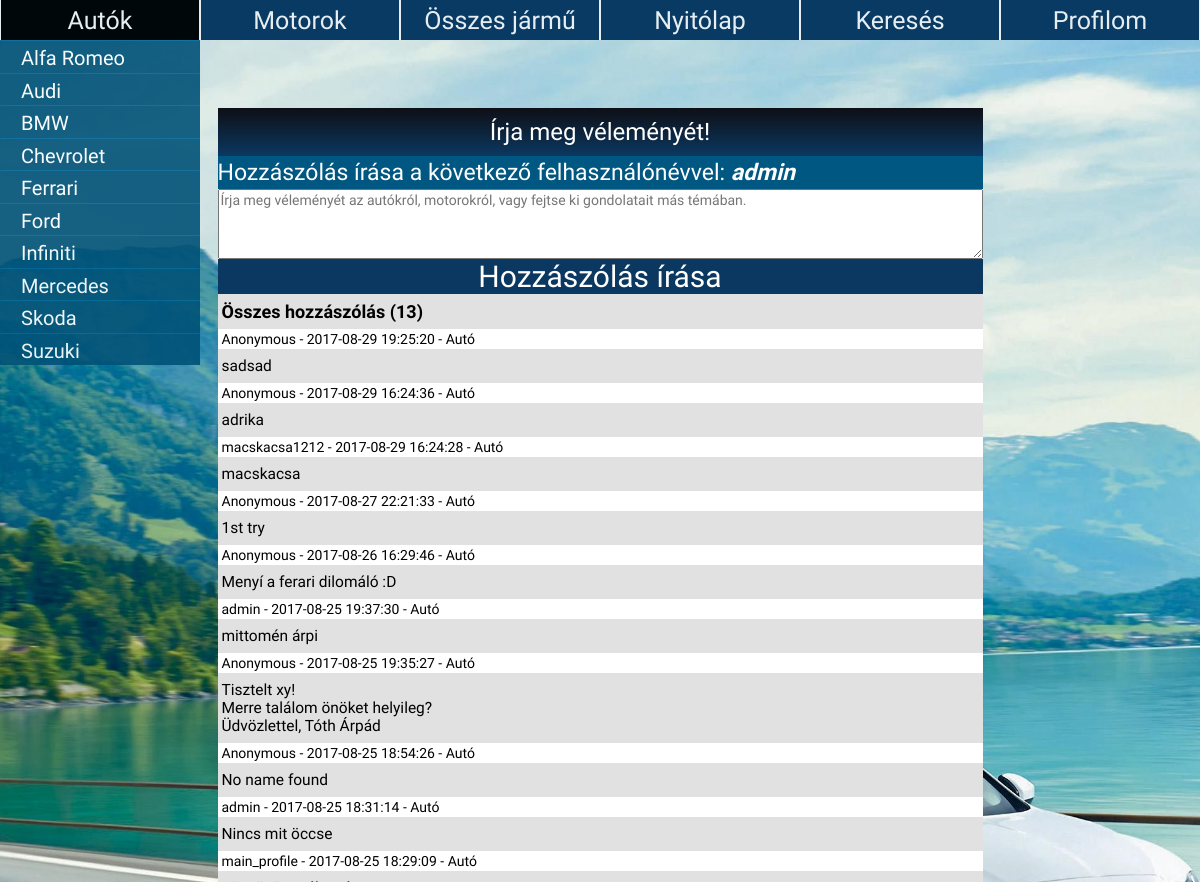
Before: /hozzaszolasok.php (signed in, upper part) with the older database file.
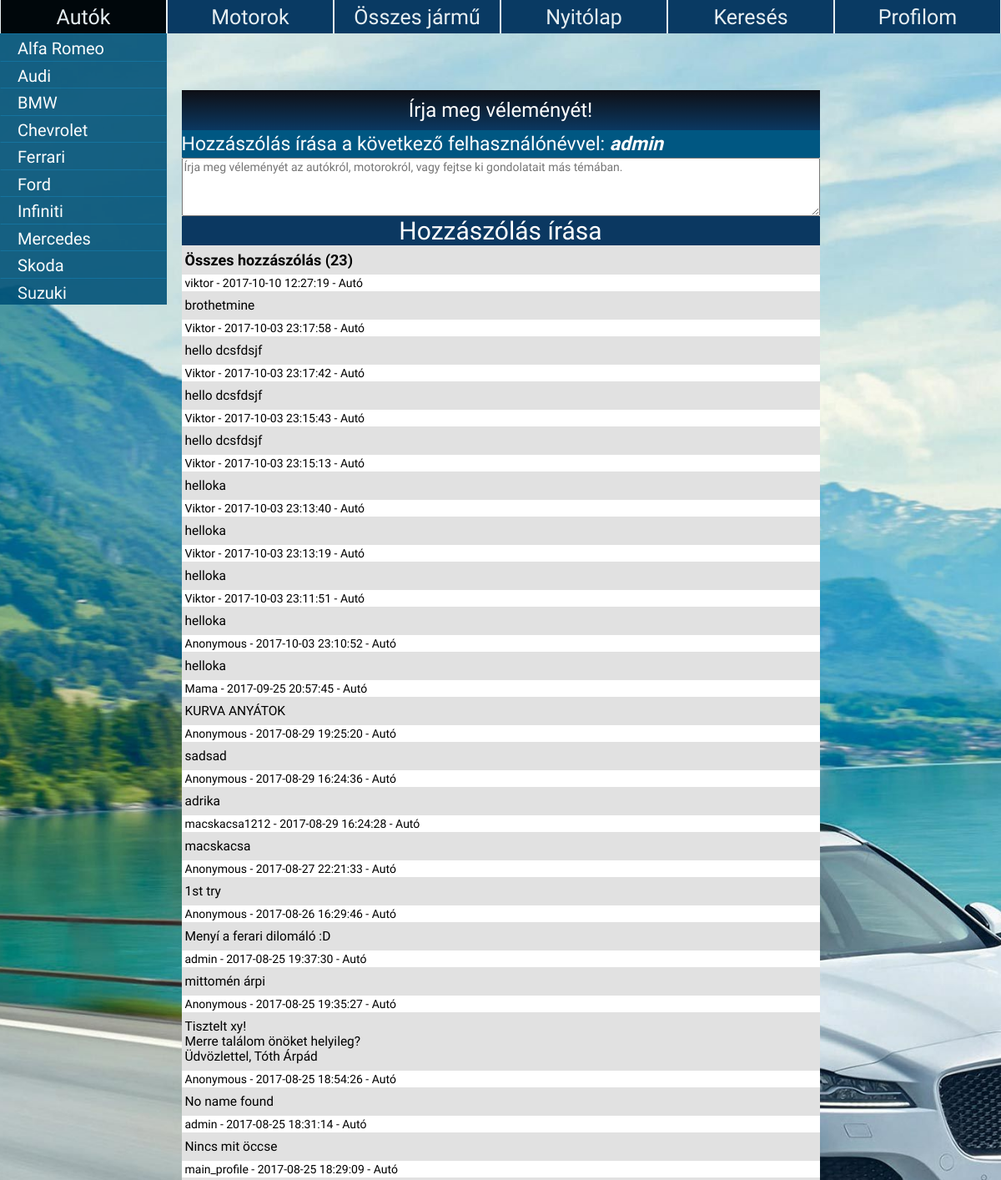
After: the same page with the newer database file.
### tables this page shows
CREATE TABLE `automarka` (
  `id` varchar(60) NOT NULL
);

CREATE TABLE `belepes` (
  `felhasznalo_nev` varchar(30) NOT NULL,
  `jelszo` varchar(100) NOT NULL
);

CREATE TABLE `hozzaszolasok` (
  `id` int(10) NOT NULL,
  `felhasznalo_nev` varchar(60) NOT NULL,
  `hozzaszolas` varchar(10000) NOT NULL,
  `kategoria` varchar(100) NOT NULL,
  `datum` datetime DEFAULT NULL
);

### connection.php (called while the page is built, shortened)
<?php
		$conn = mysqli_connect("localhost", "root", "");
		mysqli_query($conn, 'SET NAMES UTF-8');
		mysqli_query($conn, 'SET character_set_results=utf8');
		mysqli_set_charset($conn, 'utf8');
		$user_check=$_SESSION['login_user'];
		$ses_sql=mysqli_query($conn, "select felhasznalo_nev from belepes where felhasznalo_nev='$user_check'");
		$row = mysqli_fetch_assoc($ses_sql);
		$login_session = $row['felhasznalo_nev'];
?>

### controller.php (called while the page is built, shortened)
<?php
class Controller{
	public function ListCars() {
		include('connection.php');
		$result = mysqli_query( $conn,"SELECT automarka.id from automarka order by automarka.id ASC;");
		return $result;
	}
	public function ListMotors() {
		include('connection.php');
		$result = mysqli_query( $conn,"SELECT motormarka.id from motormarka order by motormarka.id ASC;");
		return $result;
	}
}
?>

### hozzaszolasok.php (the view, shortened to what this page needs)
<?php
	include('connection.php');
	include('controller.php');
?>
<html>
		<link rel = "stylesheet" href = "style.css"/>
	<head>
	</head>
		<body id = "bgStyle">
				<div id = "container">
				<ul id = "menu">
					<li>
						<a href="autok_osszes.php">Autók</a>
						<div>
							<?php
								$AllCars = new Cars();
								$AllCars->ListCars();
								$listCars = $AllCars->ListCars();
								while($getCars = mysqli_fetch_assoc($listCars)){
										echo '<form method = "GET" action = "autok.php" enctype = "multipart/form-data" name = "click_on_car">
											<input type = "submit" value = "'.$getCars['id'].'" name = "click_on_car" />
										</form>';
								}
							?>
						</div>
					</li>
					<li>
						<a href="motorok_osszes.php">Motorok</a>
							<?php
								$listMotors = $AllCars->ListMotors();
							?>
					</li>
					<li>
						<a href="hozzaszolasok.php">Összes jármű</a>
					</li>
					<li><a href="fooldal.php">Nyitólap</a><div align = "center"><a href = "hozzaszolasok.php">Hozzászólások</a></div></li>
					<li><a href="kereses.php">Keresés</a></li>
					<li>
						<a href="felhasznalo_profil.php">Profilom</a>
				</ul>
			</div>
				<div align = "center">
					<table align = "center" width = "50%" id = "cars" id = "tableborders2"cellpadding = "0" cellspacing = "0" style = "border-style: solid; border-width: 0px;
						margin: 0 0px 0 0 ;border-color: #000;background: #E1E1E1; font-family: Electrolize; color: #ffffff; font-size: 14px; border-radius: 0 0" >
						<form method = "get" action = "hozzaszolasok.php" enctype = "multipart/form-data" name = "comment">
						<tr>
							<td style = "background: linear-gradient(#0E0F15, #0B3861);font-size: 24px; font-family: Electrolize;
							text-align: center; padding: 10 0 10 0">Írja meg véleményét!</td>
						</tr>
						<tr>
							<td height = "33px" id = "styleofwords11" style = "padding:0;">Hozzászólás írása a következő felhasználónévvel: <?php echo "<b><i>".$login_session."</i></b>"; ?></td>
						</tr>
						<tr>
							<td><textarea cols = "93" rows = "4" placeholder = "Írja meg véleményét az autókról, motorokról, vagy fejtse ki gondolatait más témában."
							style="font-family: Electrolize; font-size: 14px; padding: 2 2 2 2;" cols = "93" rows = "4" name = "hozzaszolas" required></textarea></td>
						</tr>
						<tr>
							<td colspan = "2"width = "50%">
							<input style = "padding: 0; border-radius: 0;" type = "submit" class = "input" value = "Hozzászólás írása" name = "comment_write" /></td>
						</tr>
							<?php
								$comments = "SELECT * FROM hozzaszolasok ORDER BY datum DESC";
								$getComments = mysqli_query($conn, $comments);
								$allcomments = "SELECT * from hozzaszolasok";
								$commResult = mysqli_query($conn, $allcomments);
								$count_comments = mysqli_num_rows($commResult);
								echo '<tr>
										<td height = "35px" style = "padding: 2 2 2 4;"><font color = "black" size = "4.4" >
										<b>Összes hozzászólás ('.$count_comments.')</b></font></td>
									</tr>';
								if (mysqli_num_rows($getComments) > 0){
									while($row = mysqli_fetch_assoc($getComments)){
										echo '
											<tr>
												<td height = "20px" bgcolor = "white" style = "padding: 2 2 2 4;">
												<font color = "black">'.$row["felhasznalo_nev"].'  -  '.$row["datum"].'  -  '.$row["kategoria"].'</font></td>
											</tr>
											<tr>
												<td style = "padding: 8 2 8 4; height: auto; width: 100%;"><font color = "black" style = "font-size: 15.5px;">'.$row["hozzaszolas"].'</font></td>
											</tr>
									';
									}
								}
						?>
						</form>
					</table>
				</div>
	</body>
</html>

### style.css (style rules this page uses)
#styleofwords11 { font-size: 23px; font-family: "Electrolize"; text-align: left; background: rgb(0, 87, 130); color: #ffffff; padding: 3.5px; margin: 0 0 0 1; }
* { padding: 0px; margin: 0px; }
div#container { width: 100%; }
ul#menu { width: 100%; list-style: none; position: fixed; }
ul#menu li { float: left; width: 16.6667%; height: 40px; background: rgb(0, 81, 119); margin: 0 0 0 0; padding: 0px; font-family: "Electrolize"; }
ul#menu li a { height: 32px; text-decoration: none; font-size: 25px; font-family: "Electrolize", Helvetica, light; text-align: center; background: #0B3861; color: #ffffff; padding: 3% 0 1% 0%; display: block; border-style: solid; border-color: #ffffff; border-width: 0 0.5px 0 0.5; opacity: 0.9; transition: 2s ease; }
ul#menu li div form input[type=submit] { float: left; width: 100%; height: 32.5px; text-decoration: none; font-size: 20px; font-family: "Electrolize"; text-align: center; background: rgb(0, 81, 119); color: #ffffff; padding: 0px; display: block; text-align: left; margin: 0 0 0px 0; padding: 2% 0 0% 10%; border-style: solid; border-color: #006697 #005177 #005177 #005177 ; border-width: 0.1px; margin: 0 0 0 0; opacity: 0.9; transition: 1.8s ease; cursor:pointer; }
ul#menu li div { display: none; transition: all 0.7s ease-in-out 3s; }
#bgStyle { background: url('pictures/bgCar.jpg') no-repeat center center fixed; -webkit-background-size: cover; -moz-background-size: cover; -o-background-size: cover; background-size: cover; margin: 0; }
.input[type=submit] { padding: 5px 10px; font-size: 30px; font-family: "Electrolize"; text-align: center; width: 100%; height: 100%; cursor: pointer; outline: none; color: #fff; background-color: #0B3861; border: none; border-radius: 0 0 0 18; }

Changed rows visible on the page:
added hozzaszolasok: felhasznalo_nev "viktor", datum "2017-10-10 12:27:19", kategoria "Autó", hozzaszolas "brothetmine"
added hozzaszolasok: felhasznalo_nev "Viktor", datum "2017-10-03 23:17:58", kategoria "Autó", hozzaszolas "hello dcsfdsjf"
added hozzaszolasok: felhasznalo_nev "Viktor", datum "2017-10-03 23:17:42", kategoria "Autó", hozzaszolas "hello dcsfdsjf"
added hozzaszolasok: felhasznalo_nev "Viktor", datum "2017-10-03 23:15:43", kategoria "Autó", hozzaszolas "hello dcsfdsjf"
added hozzaszolasok: felhasznalo_nev "Viktor", datum "2017-10-03 23:15:13", kategoria "Autó", hozzaszolas "helloka"
added hozzaszolasok: felhasznalo_nev "Viktor", datum "2017-10-03 23:13:40", kategoria "Autó", hozzaszolas "helloka"
added hozzaszolasok: felhasznalo_nev "Viktor", datum "2017-10-03 23:13:19", kategoria "Autó", hozzaszolas "helloka"
added hozzaszolasok: felhasznalo_nev "Viktor", datum "2017-10-03 23:11:51", kategoria "Autó", hozzaszolas "helloka"
added hozzaszolasok: felhasznalo_nev "Anonymous", datum "2017-10-03 23:10:52", kategoria "Autó", hozzaszolas "helloka"
added hozzaszolasok: felhasznalo_nev "Mama", datum "2017-09-25 20:57:45", kategoria "Autó", hozzaszolas "KURVA ANYÁTOK"
Other visible differences:
$count_comments: "13" → "23"
